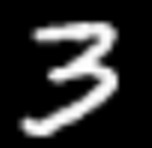
#> input picture 02.recognize_digits/image/infer_3.png, 152 x 148 px
$ python client.py   (older library calls are emulated)
#> lines starting #> are read from the running program, lines starting #| are printed output that depends on the picture
import requests
from PIL import Image
import numpy as np
import os


def load_image(file):
    im = Image.open(file).convert('L')
    im = im.resize((28, 28), Image.ANTIALIAS)
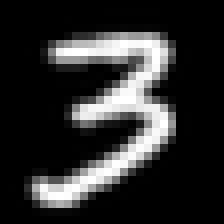
#> im: PIL image 28x28 L (shown 8 times larger); min 0, max 255, mean 45.5
    im = np.array(im).astype(np.float32).flatten()
#> im = 784 values, max 255 at index 155, min 0 at index 0, mean 45.47
    im = im / 255.0
#> im = 784 values, max 1 at index 155, min 0 at index 0, mean 0.178
    return im


cur_dir = os.path.dirname(os.path.realpath(__file__))
data = load_image(cur_dir + '/../image/infer_3.png')
#> data has the same summary as im in load_image
data = data.tolist()

#> (the run stopped early here; a loop or call above may not have finished)
